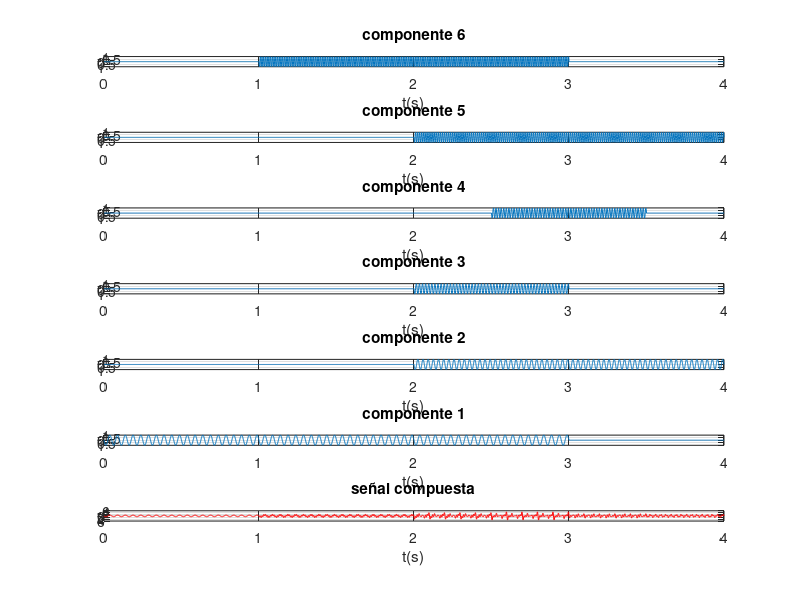
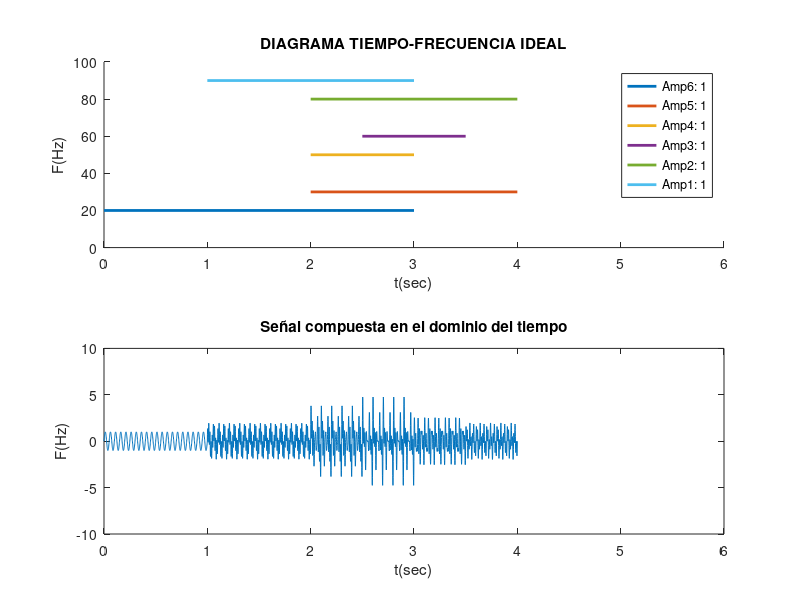

MATLAB code for these plots, in order: (Note: this script raises an error after producing the figures.)
%% PRÁCTICA 13.3. Análisis tiempo‑frecuencia completo de una señal multicomponente

clc, close all, clear all
 
%% 1. Recepción de datos (frecuencia, amplitudes y duraciones) de todas las componentes:
% Los datos siguientes solo deben ser reemplazados según se desee introducir problemas de:
% - Resolución en frecuencia: tonos muy juntos
% - Detección: componentes muy pequeñas relativas a la mayor de 1.
 
% %1.1 Frecuencias de las componentes (ordenadas de menor a mayor):
f1=20; f2=30; f3=50; f4=60; f5=80; f6=90;

% % 1.2 Amplitudes:
a1=1; a2=1; a3=1; a4=1; a5=1; a6=1;
%a1= 1; a2= 0.1; a3= 0.01; a4= 0.01; a5= 0.1; a6=1;
 
% 1.3 Duraciones de las componentes:
t1=[0 3]; t2=[2 4]; t3=[2 3]; t4=[2.5 3.5]; t5=[2 4]; t6=[1 3];
%% 2. Generación de la señal compuesta (suma de todas las componentes):
Fs=10*f6; % Fs respecto de la f5 que es la más exigente 
Ts=1/Fs;
duracion = 4; % es el tiempo máximo que ocupan las componentes
t=0:Ts:duracion;
%% MÉTODO 2: aprovechando las ventajas de programación de Matlab,
% se realiza el método anterior pero ahora de manera compacta:
% Primeramente se generan cada una de las componentes en todo el intervalo (4 segundos):
comp1=a1*sin(2*pi*f1*t);
comp2=a2*sin(2*pi*f2*t);
comp3=a3*sin(2*pi*f3*t);
comp4=a4*sin(2*pi*f4*t);
comp5=a5*sin(2*pi*f5*t);
comp6=a6*sin(2*pi*f6*t);

% Se llena de ceros las componentes en los intervalos donde no existen pero se aprovecha
% las posibilidades de Matlab:
comp1=(t<=3).*(comp1);
comp2=((t>=2)&(t<=4)).*(comp2);
comp3=((t>2) & (t<=3)).*(comp3);
comp4=((t>=2.5)&(t<=3.5)).*(comp4);
comp5=((t>=2)&(t<=4)).*(comp5);
comp6=((t>=1)&(t<=3)).*(comp6);
 
% Presentación de las componentes en forma ascendentes tal como es el
% diagrama TF ideal:
figure
subplot(7,1,1);plot(t,comp6);title('componente 6'); xlabel('t(s)');grid on;
subplot(7,1,2);plot(t,comp5);title('componente 5'); xlabel('t(s)');grid on;
subplot(7,1,3);plot(t,comp4);title('componente 4'); xlabel('t(s)');grid on;
subplot(7,1,4);plot(t,comp3);title('componente 3'); xlabel('t(s)');grid on;
subplot(7,1,5);plot(t,comp2);title('componente 2'); xlabel('t(s)');grid on;
subplot(7,1,6);plot(t,comp1);title('componente 1'); xlabel('t(s)');grid on;

% Una vez generadas las componentes, las sumamos para obtener la señal compuesta:
yt1 = comp1+comp2+comp3+comp4+comp5+comp6;
subplot(7,1,7);plot(t,yt1,'r');title('señal compuesta'); xlabel('t(s)');grid on;
 
% Visualización del TF ideal en conjunto con la señal compuesta obtenida de
% manera que se vea la existencia de una o varias componentes según los intervalos  
figure
subplot(2,1,1);
hold on
plot (t1,[f1 f1],'linewidth',2)
plot (t2,[f2 f2],'linewidth',2)
plot (t3,[f3 f3],'linewidth',2)
plot (t4,[f4 f4],'linewidth',2)
plot (t5,[f5 f5],'linewidth',2)
plot (t6,[f6 f6],'linewidth',2)
title('DIAGRAMA TIEMPO-FRECUENCIA IDEAL')
xlabel('t(sec)')
ylabel('F(Hz)')
axis([0 6 0 100])
%legend('Amp6: 1','Amp5: 0.01','Amp4: 0.001','Amp3: 0.001','Amp2: 0.01','Amp1: 1')
legend('Amp6: 1','Amp5: 1','Amp4: 1','Amp3: 1','Amp2: 1','Amp1: 1')

subplot(2,1,2);
plot(t,yt1);
title('Señal compuesta en el dominio del tiempo');
xlabel('t(sec)');
ylabel('F(Hz)');
axis([0 6 -10 10]) % mismos limites horizontales que el TF ideal para observar correspondencias
xn = yt1;

%% 2. ANÁLISIS EN FRECUENCIA:
N=length(xn); % numero de muestras de la señal discretizada
FACTOR = 1024;
nFFT=2^(ceil(log2(N)))*FACTOR;
f=linspace(0,Fs,nFFT);
%% 2.1 Periodograma Modificado con BH4T:
window_2=blackmanharris(fix(length(xn)));
xn_enventanada_2 = window_2 .* xn';
PM2 = 20*log10(abs(fft(xn_enventanada_2,nFFT)));

%% 2.2 CORRELOGRAMA MODIFICADO
r1 =xcorr(xn); % CÁLCULO DE LA AUTOCORRELACIÓN
r1 = r1';
% Ventana:
ventana1=bartlett(2*N-1);
% Autocorrelación enventanada:
rw1 = r1.*ventana1;
% TOMAMOS SOLO LA PARTE POSITIVA DE LA AUTOCORRELACIÓN:
rw1=rw1(1:end); 
% APLICAMOS LA FFT A LA AUTOCORRELACIÓN ENVENTANADA:
N_r1=length(rw1);
nFFT_corr=2^(ceil(log2(N_r1)))*FACTOR;
Correlograma1 = abs(fft(rw1, nFFT_corr));
f_corr = linspace(0,Fs,nFFT_corr);

%% 2.3 METODO PARAMETRICO: AR
orden = 400;
[P_yulear,fb]=pyulear(xn,orden,nFFT,Fs);
figure
hold on
plot(f,PM2,'b');
plot(f_corr, 20*log10(Correlograma1),'r');
plot(fb, 20*log10(P_yulear),'k')
legend('PM-BH4T','Correlog. Bartlett','P. yulear orden 500')
title('Comparación de los mejores métodos de estimación espectral')
xlabel ('f(Hz)')
xlim([0 Fs/2]);% Xmin Xmax Ymin Ymax
grid minor

%% 3.1 ANÁLISIS EN T-F: el ESPECTROGRAMA
% Se emplea una ventana BH4T grande (20% -- señal / 5):
window_RF = blackmanharris(fix(length(xn)/5));
noverlap_RF=fix(length(window_RF)/2);
L_ventana_RF=length(window_RF);
FACTOR = 256;
nFFT_ventana_RF=2^(ceil(log2(L_ventana_RF)))*FACTOR;
%Uso de la función spectrogram SIN PARÁMETROS DE SALIDA:
figure
tic % Iniciar conteo para medición de carga computacional
spectrogram(xn,window_RF,noverlap_RF,nFFT_ventana_RF,Fs,'yaxis');
title('ESPECTROGRAMA SIN PARÁMETROS DE SALIDA');
axis([0 4 0 100])
toc  % Finalizar conteo para medición de carga computacional
